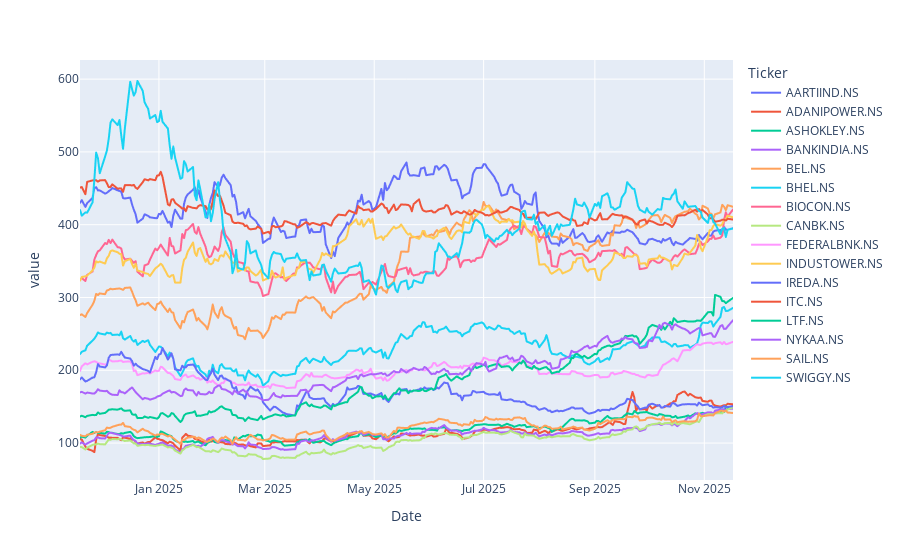

Notebook source saved alongside this figure:
### Markdown cell above
**CAGR Annual_rate of return** :- average annual rate over a period of time 

**Cumulative return** :- total return percentage of gain or loss on an investment 

**Sharpe ratio** :- its a financial metric used to measure the investment risk adjusted return by assessing how much excess return an investment generates per unit of risk 

**Track Drawdown** :- Its a systematically monitor and measure the decline in the value of investment from its highest point to a subsequent lowest point before a new peak is reached

### Code cell
from IPython.display import display
import pandas as pd 
import yfinance as yf 
import numpy as np 
import plotly.graph_objects as go
import plotly.express as px
from scipy.optimize import minimize

portfolio = ["CANBK.NS", "BEL.NS", "ADANIPOWER.NS", "ITC.NS", "ASHOKLEY.NS", "LTF.NS", "BHEL.NS", "BIOCON.NS", "SAIL.NS", "BANKINDIA.NS", "IREDA.NS","INDUSTOWER.NS", "SWIGGY.NS", "NYKAA.NS","FEDERALBNK.NS", "AARTIIND.NS"]
df_port = yf.download(portfolio, period="1y", auto_adjust=False)["Adj Close"]
df_port.head(5)
px.line(df_port).show()


#Analysis risk and return 

def portfolio_analysis(df_port, risk_free_rate):
    # Returns
    log_returns = np.log(df_port / df_port.shift(1)).dropna()

    # Daily volatility (decimal)
    daily_volatility = log_returns.std()
    port_daily_volatility = daily_volatility.mean()
    percentage_port_daily_volatility = port_daily_volatility * 100

    # Annual volatility (decimal)
    annual_volatility = daily_volatility * np.sqrt(df_port.shape[0])
    port_annual_volatility = annual_volatility.mean()
    percentage_port_annual_volatility = port_annual_volatility * 100

    # CAGR (percent)
    cagr_annual_return = ((df_port.iloc[-1] / df_port.iloc[0])**(1/len(df_port)) - 1) * 100
   

    # Cumulative return (decimal)
    cumulative_return = (df_port.iloc[-1] - df_port.iloc[0]) / df_port.iloc[0]
    port_cumulative_return = cumulative_return.mean()
    percentage_cumulative_return = cumulative_return * 100
    percentage_port_cumulative_return = port_cumulative_return * 100


    # Sharpe Ratio
    risk_free_rate = risk_free_rate
    portfolio_return_mean_ = (log_returns.mean() * df_port.shape[0])- risk_free_rate
    sharpe_ratio = portfolio_return_mean_ / annual_volatility
    show_graph_df = sharpe_ratio.reset_index()
    show_graph_df.columns = ['Fund', 'Sharpe_Ratio']

    # Correlation matrix
    corr = df_port.corr()

    # Drawdown
    rolling_max = df_port.cummax()
    drawdown = (df_port - rolling_max) / rolling_max
    max_drawdown = drawdown.min() * 100  

    show_graph=px.line(df_port).show()
    corr_graph = px.imshow(corr, text_auto=True, aspect="auto", color_continuous_scale='RdBu', title=' Post Optimization Correlation Matrix').show()
    pie_chart = px.pie(show_graph_df,     values='Sharpe_Ratio',  # Column for the size of each slice
    names='Fund',           # Column for the labels of each slice
    title='Portfolio Sharpe Ratios') # Optional: Add a title)
    return print(f"daily_volatility of the portfolio:\n{percentage_port_daily_volatility}%\n"), print(f"Annual volatility of the portfolio:\n{percentage_port_annual_volatility}%\n"), print(f"Average cumlative_returnin percentage:\n{percentage_port_cumulative_return}%\n"), print(f"Average CAGR in percentage:\n{cagr_annual_return.mean()}%\n"), print(f"Average Sharpe Ratio:\n{sharpe_ratio.mean()}\n"),  print(f"Average Max Drawdown:\n{max_drawdown.mean()}%\n"), print(f"sharpe ratio for each stock {sharpe_ratio}"), print(f"Max Draw Down for eaxh stock{max_drawdown}"), corr_graph, print(f"Cumulative return for each stock in the portfolio in percentage:{display(percentage_cumulative_return)}%\n"),show_graph, pie_chart.show()

### Figure 1 — Plotly figure (JSON) as saved in the notebook; plotly's stock layout.template omitted (floating-point values rounded to 4 significant figures; data arrays with more than 128 entries replaced by an {"elided": "..."} marker saying what was removed)
{"data": [{"hovertemplate": "Ticker=AARTIIND.NS<br>Date=%{x}<br>value=%{y}<extra></extra>", "legendgroup": "AARTIIND.NS", "line": {"color": "#636efa", "dash": "solid"}, "marker": {"symbol": "circle"}, "mode": "lines", "name": "AARTIIND.NS", "showlegend": true, "type": "scattergl", "x": {"elided": "249 str values"}, "xaxis": "x", "y": {"elided": "249 float values"}, "yaxis": "y"}, {"hovertemplate": "Ticker=ADANIPOWER.NS<br>Date=%{x}<br>value=%{y}<extra></extra>", "legendgroup": "ADANIPOWER.NS", "line": {"color": "#EF553B", "dash": "solid"}, "marker": {"symbol": "circle"}, "mode": "lines", "name": "ADANIPOWER.NS", "showlegend": true, "type": "scattergl", "x": {"elided": "249 str values"}, "xaxis": "x", "y": {"elided": "249 float values"}, "yaxis": "y"}, {"hovertemplate": "Ticker=ASHOKLEY.NS<br>Date=%{x}<br>value=%{y}<extra></extra>", "legendgroup": "ASHOKLEY.NS", "line": {"color": "#00cc96", "dash": "solid"}, "marker": {"symbol": "circle"}, "mode": "lines", "name": "ASHOKLEY.NS", "showlegend": true, "type": "scattergl", "x": {"elided": "249 str values"}, "xaxis": "x", "y": {"elided": "249 float values"}, "yaxis": "y"}, {"hovertemplate": "Ticker=BANKINDIA.NS<br>Date=%{x}<br>value=%{y}<extra></extra>", "legendgroup": "BANKINDIA.NS", "line": {"color": "#ab63fa", "dash": "solid"}, "marker": {"symbol": "circle"}, "mode": "lines", "name": "BANKINDIA.NS", "showlegend": true, "type": "scattergl", "x": {"elided": "249 str values"}, "xaxis": "x", "y": {"elided": "249 float values"}, "yaxis": "y"}, {"hovertemplate": "Ticker=BEL.NS<br>Date=%{x}<br>value=%{y}<extra></extra>", "legendgroup": "BEL.NS", "line": {"color": "#FFA15A", "dash": "solid"}, "marker": {"symbol": "circle"}, "mode": "lines", "name": "BEL.NS", "showlegend": true, "type": "scattergl", "x": {"elided": "249 str values"}, "xaxis": "x", "y": {"elided": "249 float values"}, "yaxis": "y"}, {"hovertemplate": "Ticker=BHEL.NS<br>Date=%{x}<br>value=%{y}<extra></extra>", "legendgroup": "BHEL.NS", "line": {"color": "#19d3f3", "dash": "solid"}, "marker": {"symbol": "circle"}, "mode": "lines", "name": "BHEL.NS", "showlegend": true, "type": "scattergl", "x": {"elided": "249 str values"}, "xaxis": "x", "y": {"elided": "249 float values"}, "yaxis": "y"}, {"hovertemplate": "Ticker=BIOCON.NS<br>Date=%{x}<br>value=%{y}<extra></extra>", "legendgroup": "BIOCON.NS", "line": {"color": "#FF6692", "dash": "solid"}, "marker": {"symbol": "circle"}, "mode": "lines", "name": "BIOCON.NS", "showlegend": true, "type": "scattergl", "x": {"elided": "249 str values"}, "xaxis": "x", "y": {"elided": "249 float values"}, "yaxis": "y"}, {"hovertemplate": "Ticker=CANBK.NS<br>Date=%{x}<br>value=%{y}<extra></extra>", "legendgroup": "CANBK.NS", "line": {"color": "#B6E880", "dash": "solid"}, "marker": {"symbol": "circle"}, "mode": "lines", "name": "CANBK.NS", "showlegend": true, "type": "scattergl", "x": {"elided": "249 str values"}, "xaxis": "x", "y": {"elided": "249 float values"}, "yaxis": "y"}, {"hovertemplate": "Ticker=FEDERALBNK.NS<br>Date=%{x}<br>value=%{y}<extra></extra>", "legendgroup": "FEDERALBNK.NS", "line": {"color": "#FF97FF", "dash": "solid"}, "marker": {"symbol": "circle"}, "mode": "lines", "name": "FEDERALBNK.NS", "showlegend": true, "type": "scattergl", "x": {"elided": "249 str values"}, "xaxis": "x", "y": {"elided": "249 float values"}, "yaxis": "y"}, {"hovertemplate": "Ticker=INDUSTOWER.NS<br>Date=%{x}<br>value=%{y}<extra></extra>", "legendgroup": "INDUSTOWER.NS", "line": {"color": "#FECB52", "dash": "solid"}, "marker": {"symbol": "circle"}, "mode": "lines", "name": "INDUSTOWER.NS", "showlegend": true, "type": "scattergl", "x": {"elided": "249 str values"}, "xaxis": "x", "y": {"elided": "249 float values"}, "yaxis": "y"}, {"hovertemplate": "Ticker=IREDA.NS<br>Date=%{x}<br>value=%{y}<extra></extra>", "legendgroup": "IREDA.NS", "line": {"color": "#636efa", "dash": "solid"}, "marker": {"symbol": "circle"}, "mode": "lines", "name": "IREDA.NS", "showlegend": true, "type": "scattergl", "x": {"elided": "249 str values"}, "xaxis": "x", "y": {"elided": "249 float values"}, "yaxis": "y"}, {"hovertemplate": "Ticker=ITC.NS<br>Date=%{x}<br>value=%{y}<extra></extra>", "legendgroup": "ITC.NS", "line": {"color": "#EF553B", "dash": "solid"}, "marker": {"symbol": "circle"}, "mode": "lines", "name": "ITC.NS", "showlegend": true, "type": "scattergl", "x": {"elided": "249 str values"}, "xaxis": "x", "y": {"elided": "249 float values"}, "yaxis": "y"}, {"hovertemplate": "Ticker=LTF.NS<br>Date=%{x}<br>value=%{y}<extra></extra>", "legendgroup": "LTF.NS", "line": {"color": "#00cc96", "dash": "solid"}, "marker": {"symbol": "circle"}, "mode": "lines", "name": "LTF.NS", "showlegend": true, "type": "scattergl", "x": {"elided": "249 str values"}, "xaxis": "x", "y": {"elided": "249 float values"}, "yaxis": "y"}, {"hovertemplate": "Ticker=NYKAA.NS<br>Date=%{x}<br>value=%{y}<extra></extra>", "legendgroup": "NYKAA.NS", "line": {"color": "#ab63fa", "dash": "solid"}, "marker": {"symbol": "circle"}, "mode": "lines", "name": "NYKAA.NS", "showlegend": true, "type": "scattergl", "x": {"elided": "249 str values"}, "xaxis": "x", "y": {"elided": "249 float values"}, "yaxis": "y"}, {"hovertemplate": "Ticker=SAIL.NS<br>Date=%{x}<br>value=%{y}<extra></extra>", "legendgroup": "SAIL.NS", "line": {"color": "#FFA15A", "dash": "solid"}, "marker": {"symbol": "circle"}, "mode": "lines", "name": "SAIL.NS", "showlegend": true, "type": "scattergl", "x": {"elided": "249 str values"}, "xaxis": "x", "y": {"elided": "249 float values"}, "yaxis": "y"}, {"hovertemplate": "Ticker=SWIGGY.NS<br>Date=%{x}<br>value=%{y}<extra></extra>", "legendgroup": "SWIGGY.NS", "line": {"color": "#19d3f3", "dash": "solid"}, "marker": {"symbol": "circle"}, "mode": "lines", "name": "SWIGGY.NS", "showlegend": true, "type": "scattergl", "x": {"elided": "249 str values"}, "xaxis": "x", "y": {"elided": "249 float values"}, "yaxis": "y"}], "layout": {"legend": {"title": {"text": "Ticker"}, "tracegroupgap": 0}, "margin": {"t": 60}, "xaxis": {"anchor": "y", "domain": [0, 1], "title": {"text": "Date"}}, "yaxis": {"anchor": "x", "domain": [0, 1], "title": {"text": "value"}}}}
